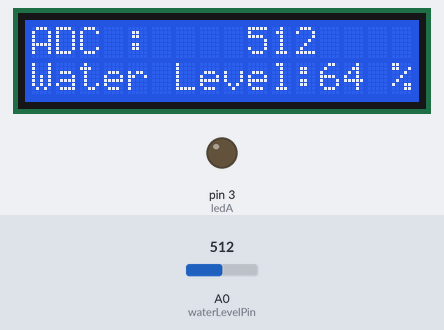
This sketch was run on a simulated Arduino Uno, built with avr-gcc and run on an emulated ATmega328P. Shown: 16×2 character LCD, output pins drawn as LEDs (lit = HIGH). Inputs (shaded band) come from the test bench; at power-on: A0 (waterLevelPin) = 512.

Above: at 4.3 s.
4.4 s: A0 (waterLevelPin) set to 416
At 6.5 s:
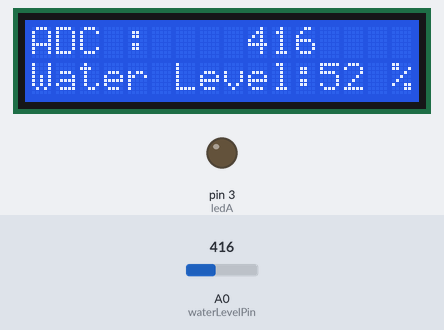
6.8 s: A0 (waterLevelPin) set to 384
At 8.2 s:
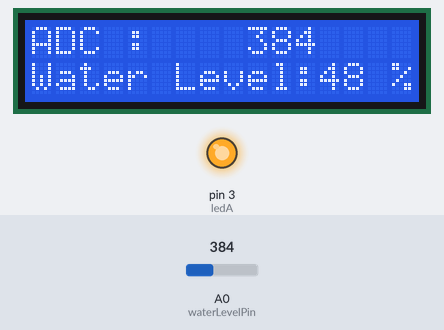
9.0 s: A0 (waterLevelPin) set to 306
At 10.9 s:
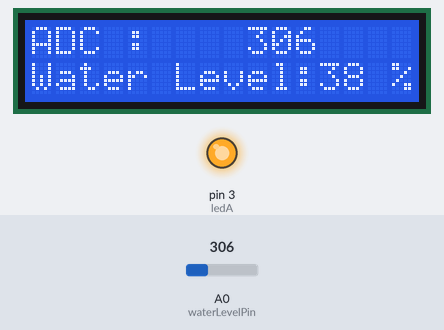
Timing chart, 0 to 12.4 s (numbered marks = the images above; inputs shaded):
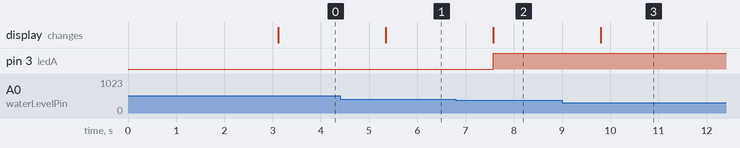

The sketch:

AR04_waterlevel.ino
```cpp
/*
 예제 6.4
 수위 센서 입력
 */

// I2C 통신 라이브러리 설정
#include <Wire.h>
// I2C LCD 라리브러리 설정
#include <LiquidCrystal_I2C.h>

// LCD I2C address 설정 PCF8574:0x27, PCF8574A:0x3F
LiquidCrystal_I2C lcd(0x27,16,2);  // LCD address:0x27, 16X2 LCD

// 0번 아날로그핀을 WaterLevel Sensor 입력으로 설정한다.
const int waterLevelPin = 0;

// 센서마다 만수시 ADC 값이 틀리므로 만수 시 ADC 값을 참고하여 설정한다.
const int waterFullAdcValue = 798;

const int ledA = 3;

void setup() {

  lcd.init(); // LCD 설정
  lcd.backlight();  // 백라이트를 켠다.
  pinMode(ledA, OUTPUT);

  // 메세지를 표시한다.
  lcd.print("ex 6.4");
  lcd.setCursor(0,1);
  lcd.print("Water Level");
  // 3초동안 메세지를 표시한다.
  delay(3000);

  // 모든 메세지를 삭제한 뒤
  // 숫자를 제외한 부분들을 미리 출력시킨다.
  lcd.clear();
  lcd.setCursor(0,0);
  lcd.print("ADC :  ");
  lcd.setCursor(0,1);
  lcd.print("Water Level:");
  lcd.setCursor(15,1);
  lcd.print("%");
}

void loop(){

  int adcValue; // 실제 센서로부터 읽은 값 (0~1023)
  int waterLevel; // 수위 0~100%

  // 수위 센서를 통하여 입력되는 전압을 읽는다.
  adcValue = analogRead(waterLevelPin);
  // 아날로그 입력 값을 0~100의 범위로 변경한다.

  waterLevel = map(adcValue, 0, waterFullAdcValue, 0, 100);

  // 전에 표시했던 내용을 지우고
  // LCD에 ADC 값과 수위를 출력한다.
  // 지우지 않으면 이전에 표시했던 값이 남게 된다.

  // 전에 표시했던 내용을 지운다.
  lcd.setCursor(9,0);
  lcd.print("    ");
  // ADC 값을 표시한다
  lcd.setCursor(9,0);
  lcd.print(adcValue);

  // 전에 표시했던 내용을 지운다.
  lcd.setCursor(13,1);
  lcd.print("  ");
  // 수위를 표시한다
  lcd.setCursor(12,1);
  lcd.print(waterLevel);

  if (waterLevel >= 50)
  {
    digitalWrite(ledA,LOW);
    delay(100);
  }
  else
  {
    digitalWrite(ledA,HIGH);
    delay(100);
  }

  delay(1000);
}
```

Measured:
- the behaviour switches between 399 and 398 on A0 (waterLevelPin) (found by bisection; images 1 and 2)
- after the input at 4.4 s, the display: changes after 0.95 s (image 1)
- after the input at 6.8 s, pin 3 (ledA): LOW → HIGH after 0.77 s; the display: changes after 0.77 s (image 2)
- after the input at 9.0 s, the display: changes after 0.80 s (image 3)
